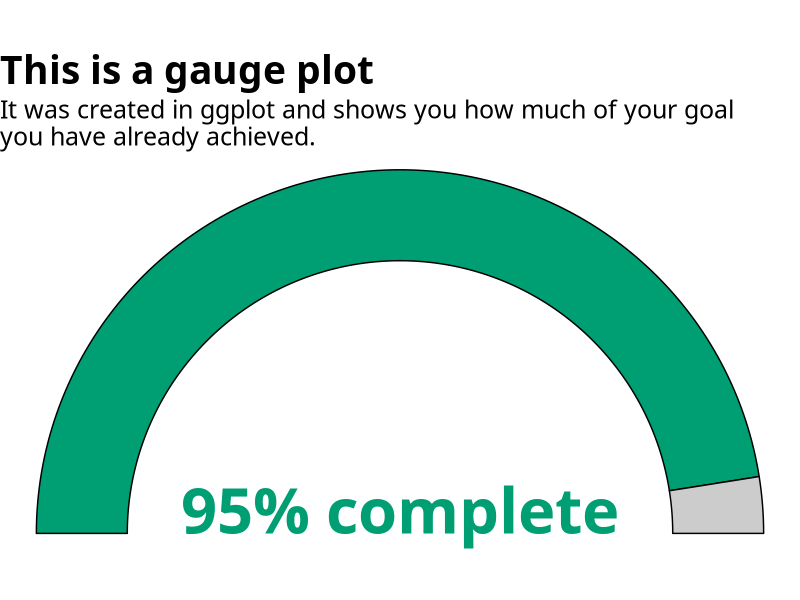

Generate this figure with R:
## ---- chunk 1
library(tidyverse)
library(ggforce)
percentage_done <- 0.95
fake_dat <- tibble(
  part = c("Complete", "Incomplete"),
  percentage = c(percentage_done, 1 - percentage_done),
  start = lag(percentage, default = 0)  * pi,
  end = start + percentage * pi
)
## ---- chunk 2
fake_dat |>
  ggplot() +
  geom_arc_bar(
    aes(
      x0 = 1, 
      y0 = 1, 
      fill = part, 
      start = start - pi / 2,
      end = end - pi / 2, 
      r0 = 0.75, 
      r = 1 
    )
  ) +
  coord_fixed()  +
  annotate(
    "text",
    x = 1,
    y = 1,
    label = glue::glue("{percentage_done * 100}% complete"),
    size = 16,
    family = "Source Sans Pro",
    fontface = "bold",
    color = "#009E73",
    vjust = 0
  ) +
  labs(
    title = "This is a gauge plot",
    subtitle = "It was created in ggplot and shows you how much of your goal\nyou have already achieved."
  )  +
  theme_void() +
  theme(
    legend.position = "none",
    plot.title = element_text(
      family = "Source Sans Pro", size = 28, face = "bold"
    ),
    plot.subtitle = element_text(family = "Source Sans Pro", size = 18)
  ) +
  scale_fill_manual(
    values = c("Complete" = "#009E73", "Incomplete" = "grey80")
  )
